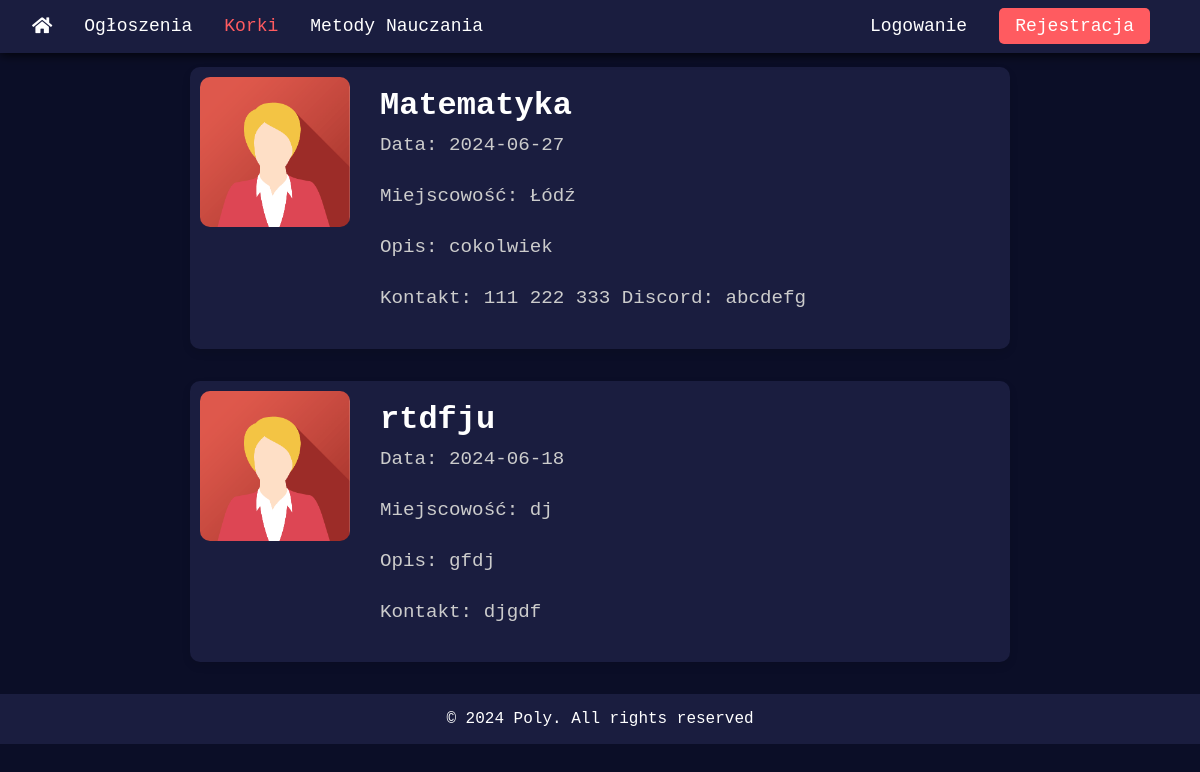
Page /subsites/korepetycje.php on the earlier database version.
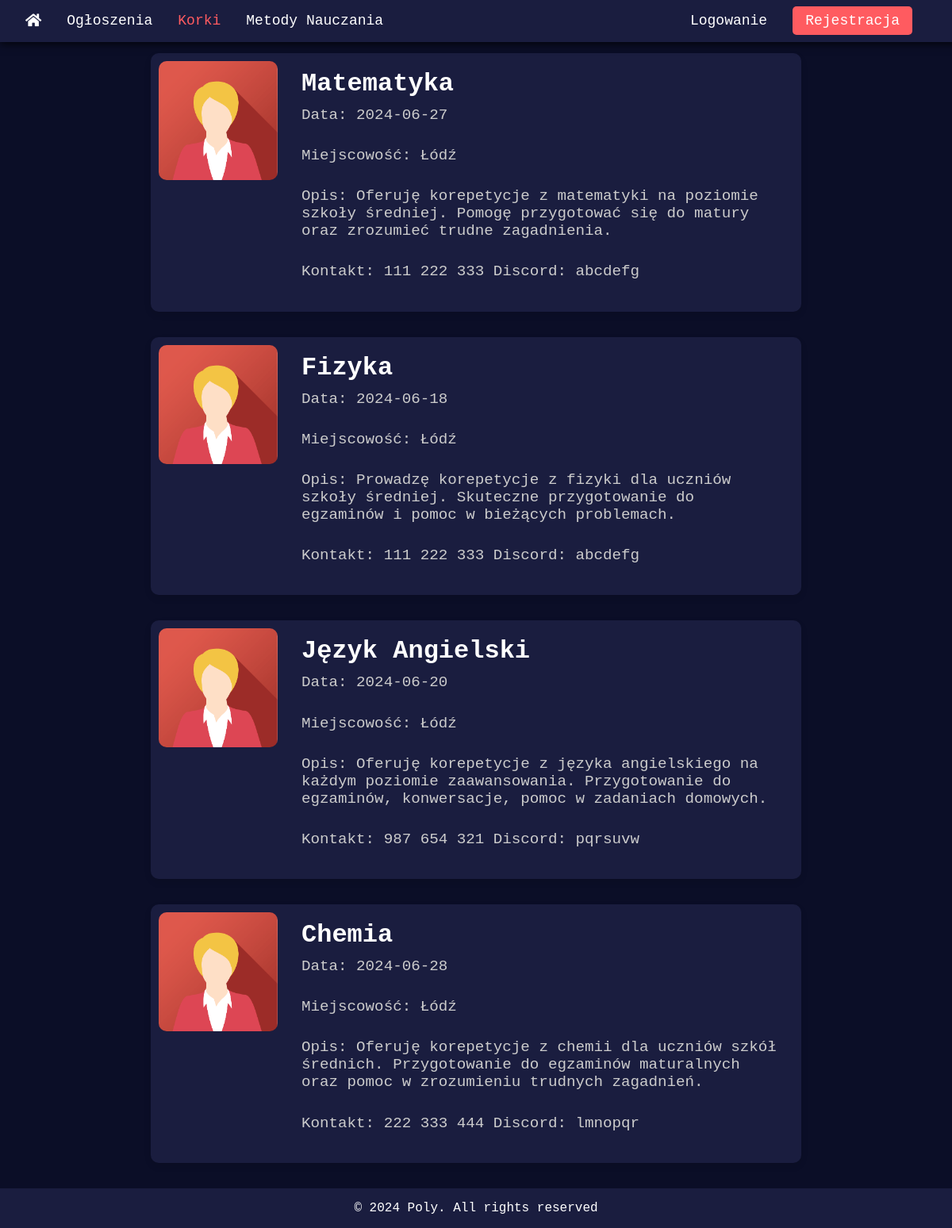
Same page on the later database version.
### tables this page shows
CREATE TABLE `korki` (
  `ID_korkow` int(11) NOT NULL,
  `Tytul` varchar(50) NOT NULL,
  `Opis` varchar(500) NOT NULL,
  `Data` date NOT NULL,
  `Miejscowość` varchar(30) NOT NULL,
  `ID_uzytkownika` int(11) NOT NULL,
  `Kontakt` varchar(100) NOT NULL
);

### subsites/korepetycje.php (the view, shortened to what this page needs)
<!DOCTYPE html>
<html lang="pl">
<head>
    <link rel="stylesheet" type="text/css" media="screen" href="../styles.css">
    <link rel="stylesheet" href="https://cdnjs.cloudflare.com/ajax/libs/font-awesome/5.15.4/css/all.min.css">
</head>
<body>
    <header>
        <nav>
            <ul class="nav-left">
                <li><a href="../index.php"><i class="fas fa-home"></i></a></li>
                <li><a href="info.php">Ogłoszenia</a></li>
                <li><a href="korepetycje.php" class="active">Korki</a></li>
                <li><a href="metody.php">Metody Nauczania</a></li>
            </ul>
            <ul class="nav-right">
                <?php if(isset($_SESSION['loggedin']) && $_SESSION['loggedin'] === true): ?>
                    <li><a href="../subsites/edit.php">Edycja profilu</a></li>
                    <li><a href="../log/logout.php">Wyloguj</a></li>
                <?php else: ?>
                    <li><a href="#" id="login-btn">Logowanie</a></li>
                    <li><a href="#" id="register-btn" class="sign-up">Rejestracja</a></li>
                <?php endif; ?>
            </ul>
        </nav>
    </header>
    <div class="content">
        <section id="tutoring">
            <h1>Korepetycje</h1>
            <div class="tutoring-list">
                <?php
                $mysqli = new mysqli("localhost", "root", "", "kck_pio");
                $sql = "SELECT k.Tytul, k.Opis, k.Data, k.Miejscowość, k.Kontakt, u.Profil FROM korki k JOIN uzytkownicy u ON k.ID_uzytkownika=u.ID_uzytkownika";
                $result = $mysqli->query($sql);
                if ($result->num_rows > 0) {
                    while ($row = $result->fetch_assoc()) {
                        echo "<div class='tutoring-item'>";
                        $profil = $row["Profil"];
                        if($profil==null){
                            $profil='avatar5.png';
                        }
                        echo "<img src='../images/" . $profil . "' alt='" . $row['Tytul'] . "' class='tutoring-img'>";
                        echo "<div class='announcement-text'>";
                        echo "<h2>" . $row['Tytul'] . "</h2>";
                        echo "<p>Data: " . substr($row['Data'], 0, 200) . "</p>";
                        echo "<p>Miejscowość: " . substr($row['Miejscowość'], 0, 200) . "</p>";
                        echo "<p>Opis: " . substr($row['Opis'], 0, 200) . "</p>";
                        echo "<p>Kontakt: " . substr($row['Kontakt'], 0, 200) . "</p>";
                        echo "</div>";
                        echo "</div>";
                    }
                } else {
                    echo "tutoring-text";
                }
                ?>
            </div>
        </section>
    </div>
    <footer>&copy; 2024 Poly. All rights reserved</footer>
</body>
</html>

Differences in the rows shown:
changed korki "Matematyka": Opis "cokolwiek" → "Oferuję korepetycje z matematyki na poziomie szkoły średniej. Pomogę przygotować się do matury oraz zrozumieć trudne zagadnienia."
changed korki: Tytul "rtdfju" → "Fizyka"; Miejscowość "dj" → "Łódź"; Opis "gfdj" → "Prowadzę korepetycje z fizyki dla uczniów szkoły średniej. Skuteczne przygotowanie do egzaminów i pomoc w bieżących problemach."; Kontakt "djgdf" → "111 222 333 Discord: abcdefg"
added korki: Tytul "Język Angielski", Data "2024-06-20", Miejscowość "Łódź", Opis "Oferuję korepetycje z języka angielskiego na każdym poziomie zaawansowania. Przygotowanie do egzaminów, konwersacje, pomoc w zadaniach domowych.", Kontakt "987 654 321 Discord: pqrsuvw"
added korki: Tytul "Chemia", Data "2024-06-28", Miejscowość "Łódź", Opis "Oferuję korepetycje z chemii dla uczniów szkół średnich. Przygotowanie do egzaminów maturalnych oraz pomoc w zrozumieniu trudnych zagadnień.", Kontakt "222 333 444 Discord: lmnopqr"
